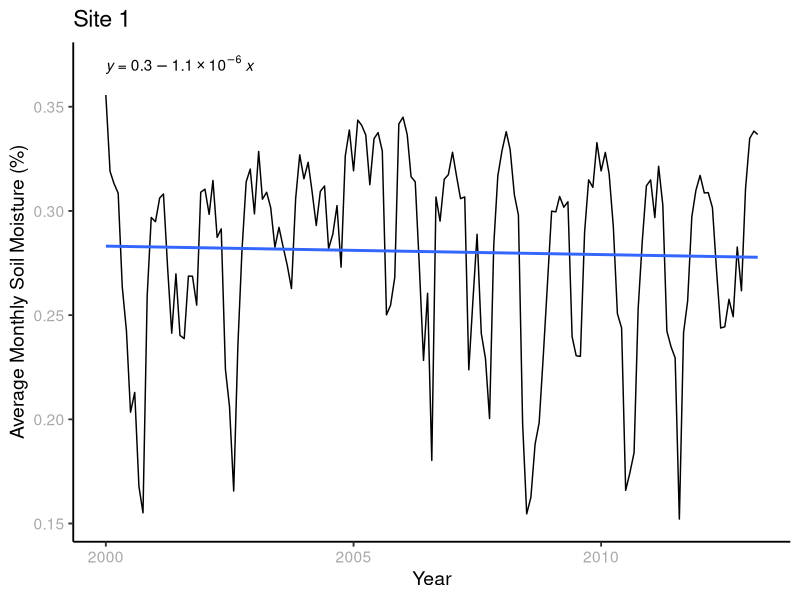
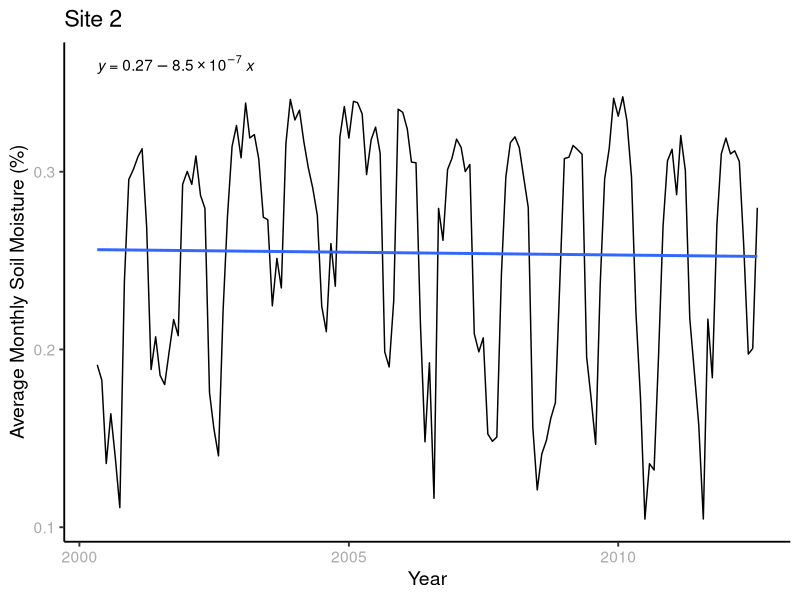
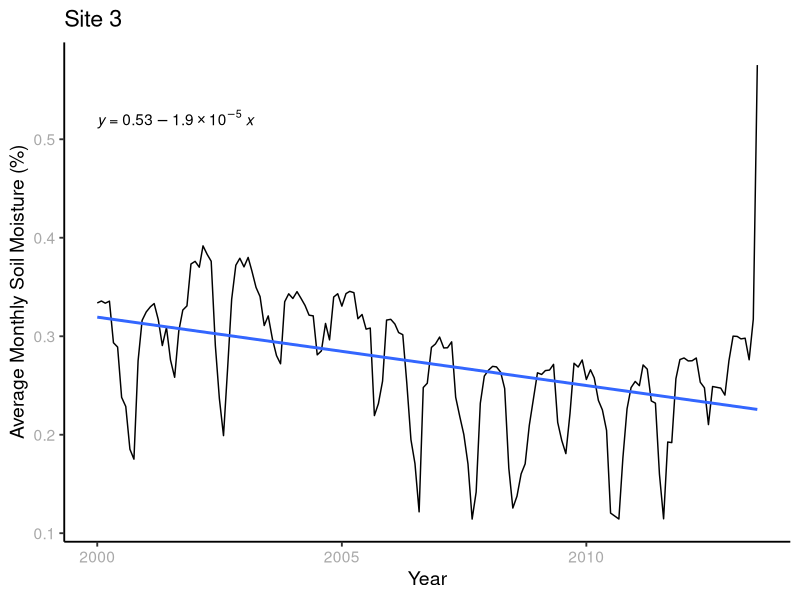
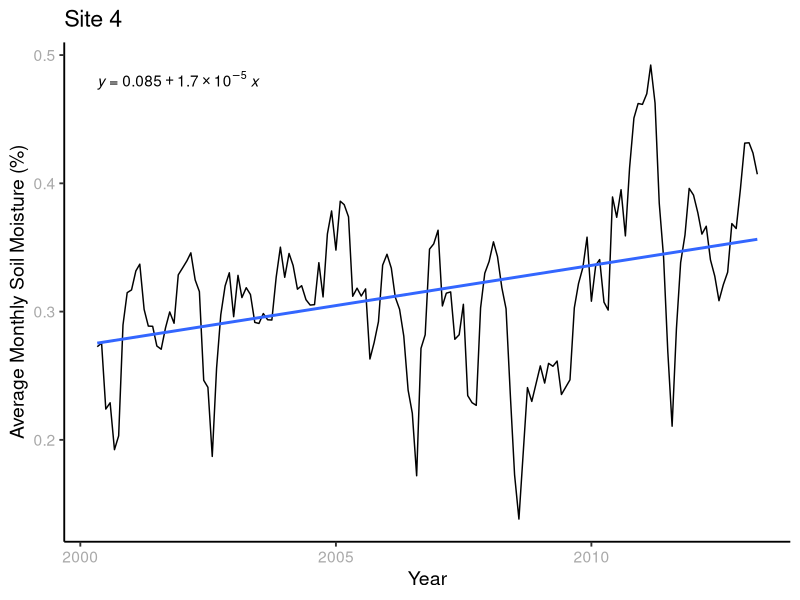
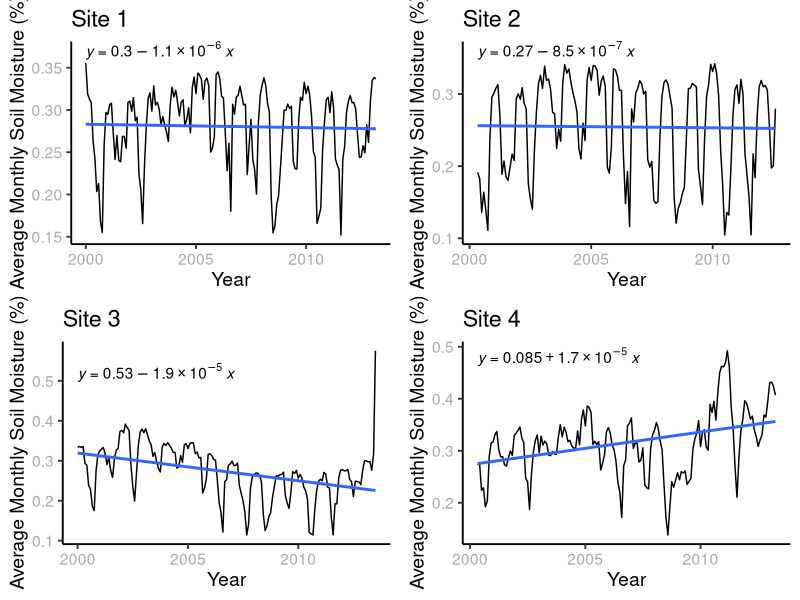
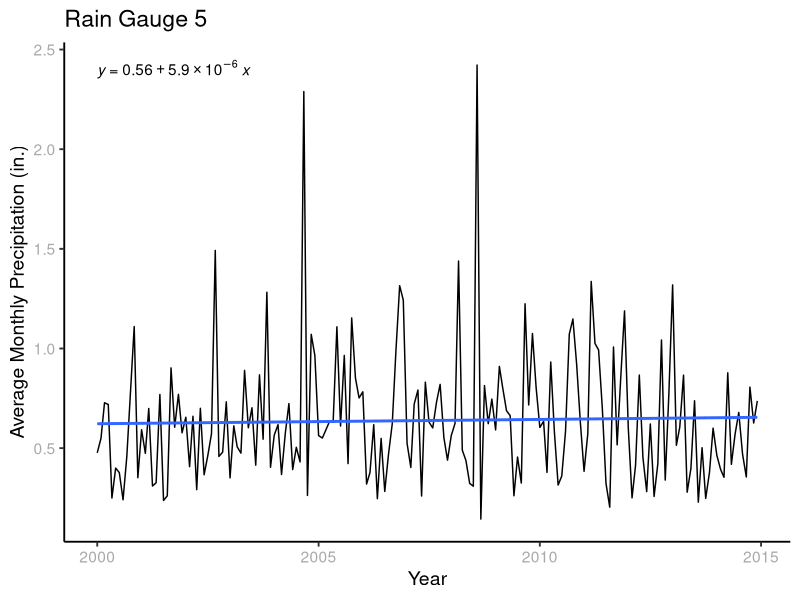
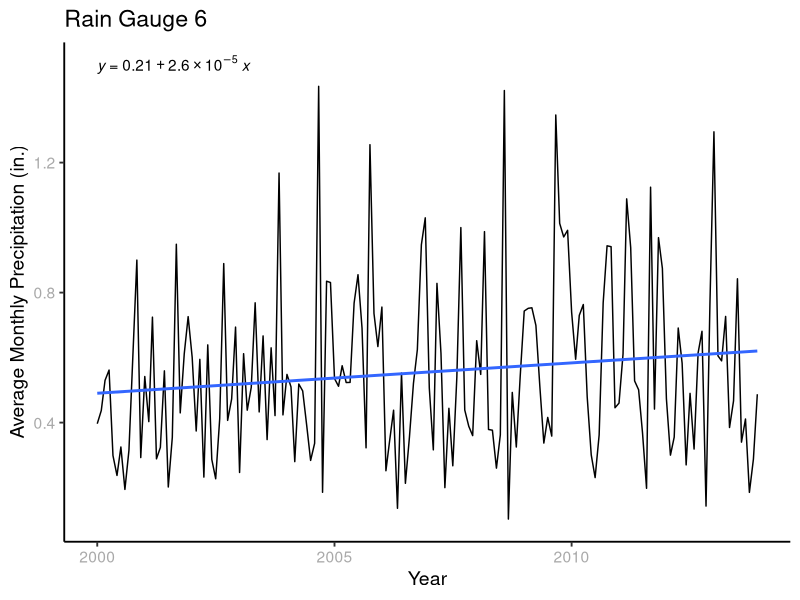
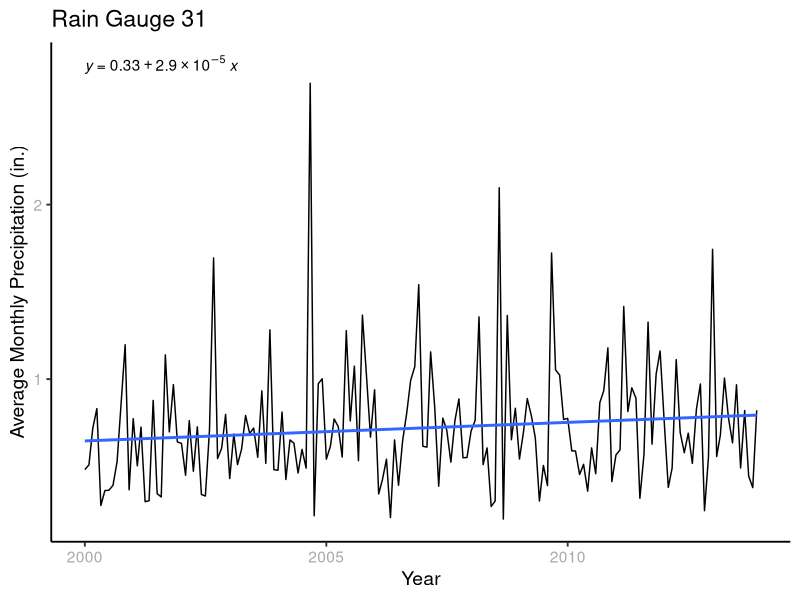

Reproduce these figures in R, in order.
## ---- chunk 1
knitr::opts_chunk$set(echo = TRUE)
## ---- chunk 2
#Checking working directory
getwd()

#Loading necessary packages
library(dplyr)
library(lubridate)
library(tidyverse)
library(cowplot)
install.packages("ggplot2")
library(ggplot2)
install.packages("ggpubr")
library(ggpubr)

#Setting the ggplot theme
Project_theme <-
  theme_classic(base_size = 14) +
  theme(axis.text = element_text(color = "dark gray"), 
  legend.position = "top")
theme_set(Project_theme)
## ---- chunk 3
#Reading in csv files for each soil moisture site:
site1 <- read.csv("./Data/Processed/coweeta_site1_processed.csv")
site2 <- read.csv("./Data/Processed/coweeta_site2_processed.csv")
site3 <- read.csv("./Data/Processed/coweeta_site3_processed.csv")
site4 <- read.csv("./Data/Processed/coweeta_site4_processed.csv")


#Reading in monthly average rain data
RG5_MonthlyAvg <- read.csv('./Data/Processed/RG5_Monthly_processed.csv')
RG6_MonthlyAvg <- read.csv('./Data/Processed/RG6_Monthly_processed.csv')
RG31_MonthlyAvg <- read.csv('./Data/Processed/RG31_Monthly_processed.csv')


#Reading in the combined soil moisture & precipitation dataframes
site1_soil_precip <- read.csv("./Data/Processed/site1_soil_precip_processed.csv")
site2_soil_precip <- read.csv("./Data/Processed/site2_soil_precip_processed.csv")
site3_soil_precip <- read.csv("./Data/Processed/site3_soil_precip_processed.csv")
site4_soil_precip <- read.csv("./Data/Processed/site4_soil_precip_processed.csv")
## ---- chunk 4
#Formatting Dates 
site1$YearMonth <- as.Date(site1$YearMonth, format = '%Y-%m-%d')
site2$YearMonth <- as.Date(site2$YearMonth, format = '%Y-%m-%d')
site3$YearMonth <- as.Date(site3$YearMonth, format = '%Y-%m-%d')
site4$YearMonth <- as.Date(site4$YearMonth, format = '%Y-%m-%d')

RG5_MonthlyAvg$YearMonth <- as.Date(RG5_MonthlyAvg$YearMonth, format = '%Y-%m-%d')
RG6_MonthlyAvg$YearMonth <- as.Date(RG6_MonthlyAvg$YearMonth, format = '%Y-%m-%d')
RG31_MonthlyAvg$YearMonth <- as.Date(RG31_MonthlyAvg$YearMonth, format = '%Y-%m-%d')

site1_soil_precip$YearMonth <- as.Date(site1_soil_precip$YearMonth, format = '%Y-%m-%d')
site2_soil_precip$YearMonth <- as.Date(site2_soil_precip$YearMonth, format = '%Y-%m-%d')
site3_soil_precip$YearMonth <- as.Date(site3_soil_precip$YearMonth, format = '%Y-%m-%d')
site4_soil_precip$YearMonth <- as.Date(site4_soil_precip$YearMonth, format = '%Y-%m-%d')

## ---- chunk 5
#Comparing the mean soil moisture values for each site (30 cm depth) throughout the study period
mean(site1$AverageMonthlySmois30) #0.2804474
mean(site2$AverageMonthlySmois30) #0.2542586
mean(site3$AverageMonthlySmois30) #0.2728689
mean(site4$AverageMonthlySmois30) #0.3156362

## ---- chunk 6
#Plotting the monthly averages of soil moisture to get a sense of trends over time

site1_plot <- 
  ggplot(site1, aes(x = YearMonth, y = AverageMonthlySmois30)) +
  geom_line() +
  geom_smooth(method = lm, se = FALSE)+
  labs(x = "Year", y = "Average Monthly Soil Moisture (%)", title = "Site 1") +
  stat_regline_equation(label.y = 0.37)
print(site1_plot)

site2_plot <- 
  ggplot(site2, aes(x = YearMonth, y = AverageMonthlySmois30)) +
  geom_line() +
  geom_smooth(method = lm, se = FALSE)+
  labs(x = "Year", y = "Average Monthly Soil Moisture (%)", title = "Site 2") +
  stat_regline_equation(label.y = 0.36)
print(site2_plot)

site3_plot <- 
  ggplot(site3, aes(x = YearMonth, y = AverageMonthlySmois30)) +
  geom_line() +
  geom_smooth(method = lm, se = FALSE)+
  labs(x = "Year", y = "Average Monthly Soil Moisture (%)", title = "Site 3") +
  stat_regline_equation(label.y = 0.52)
print(site3_plot)

site4_plot <- 
  ggplot(site4, aes(x = YearMonth, y = AverageMonthlySmois30)) +
  geom_line() +
  geom_smooth(method = lm, se = FALSE)+
  labs(x = "Year", y = "Average Monthly Soil Moisture (%)", title = "Site 4") +
  stat_regline_equation(label.y = 0.48)
print(site4_plot)

#Creating a cowplot to show all four sites at once
allsiteplots <- plot_grid(site1_plot, site2_plot, site3_plot, site4_plot)
print(allsiteplots)

## ---- chunk 7
#Plotting average monthly precipitation at the three rain gauges closest to our sites to look at trends over time

RG5_Plot <-
  ggplot(RG5_MonthlyAvg, aes(x = YearMonth, y = AverageMonthlyPrecip)) +
  geom_line()+
  geom_smooth(method = lm, se = FALSE) +
  labs(x = 'Year', y = 'Average Monthly Precipitation (in.)', title = 'Rain Gauge 5') +
  stat_regline_equation(label.y = 2.4)
print(RG5_Plot)

RG6_Plot <-
  ggplot(RG6_MonthlyAvg, aes(x = YearMonth, y = AverageMonthlyPrecip)) +
  geom_line()+
  geom_smooth(method = lm, se = FALSE) +
  labs(x = 'Year', y = 'Average Monthly Precipitation (in.)', title = 'Rain Gauge 6') +
  stat_regline_equation(label.y = 1.5)
print(RG6_Plot)

RG31_Plot <-
  ggplot(RG31_MonthlyAvg, aes(x = YearMonth, y = AverageMonthlyPrecip)) +
  geom_line()+
  geom_smooth(method = lm, se = FALSE) +
  labs(x = 'Year', y = 'Average Monthly Precipitation (in.)', title = 'Rain Gauge 31') +
  stat_regline_equation(label.y = 2.8)
print(RG31_Plot)

#Creating a cowplot to show all three rain gauges at once
allprecipplots <- plot_grid(RG5_Plot, RG6_Plot, RG31_Plot)
print(allprecipplots)
## ---- chunk 8
#Plotting the relationship between average monthly precipitation and average monthly soil moisture

Site1_soil_precip_plot <- 
  ggplot(site1_soil_precip, aes(x = AverageMonthlyPrecip, y = AverageMonthlySmois30)) +
  geom_point() +
  geom_smooth(method = lm, se = FALSE) +
  labs(x = 'Average Monthly Precipitation (in.)', y = 'Average Monthly Soil Moisture (%)', title = 'Site 1') +
  stat_regline_equation(label.y = 0.37)
print(Site1_soil_precip_plot)

Site2_soil_precip_plot <- 
  ggplot(site2_soil_precip, aes(x = AverageMonthlyPrecip, y = AverageMonthlySmois30)) +
  geom_point() +
  geom_smooth(method = lm, se = FALSE) +
  labs(x = 'Average Monthly Precipitation (in.)', y = 'Average Monthly Soil Moisture (%)', title = 'Site 2') +
  stat_regline_equation(label.y = 0.36)
print(Site2_soil_precip_plot)

Site3_soil_precip_plot <- 
  ggplot(site3_soil_precip, aes(x = AverageMonthlyPrecip, y = AverageMonthlySmois30)) +
  geom_point() +
  geom_smooth(method = lm, se = FALSE) +
  labs(x = 'Average Monthly Precipitation (in.)', y = 'Average Monthly Soil Moisture (%)', title = 'Site 3') +
  stat_regline_equation(label.y = 0.46)
print(Site3_soil_precip_plot)

Site4_soil_precip_plot <- 
  ggplot(site4_soil_precip, aes(x = AverageMonthlyPrecip, y = AverageMonthlySmois30)) +
  geom_point() +
  geom_smooth(method = lm, se = FALSE) +
  labs(x = 'Average Monthly Precipitation (in.)', y = 'Average Monthly Soil Moisture (%)', title = 'Site 4') +
  stat_regline_equation(label.y = 0.48)
print(Site4_soil_precip_plot)

#Creating a cowplot to show all four sites at once
all_soil_precip_plots <- plot_grid(Site1_soil_precip_plot, Site2_soil_precip_plot, Site3_soil_precip_plot, Site4_soil_precip_plot)
print(all_soil_precip_plots)

